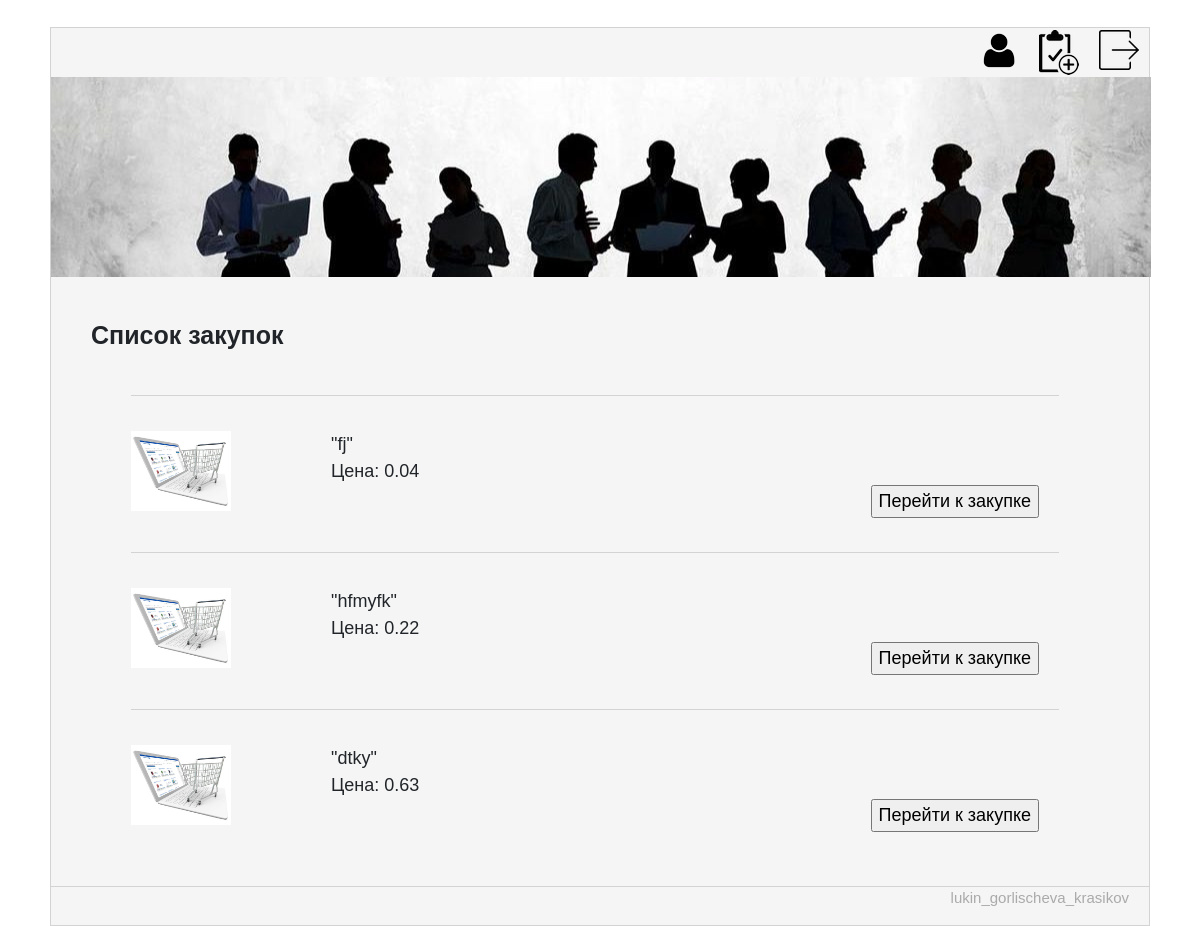
Before: /main/ with the older database file.
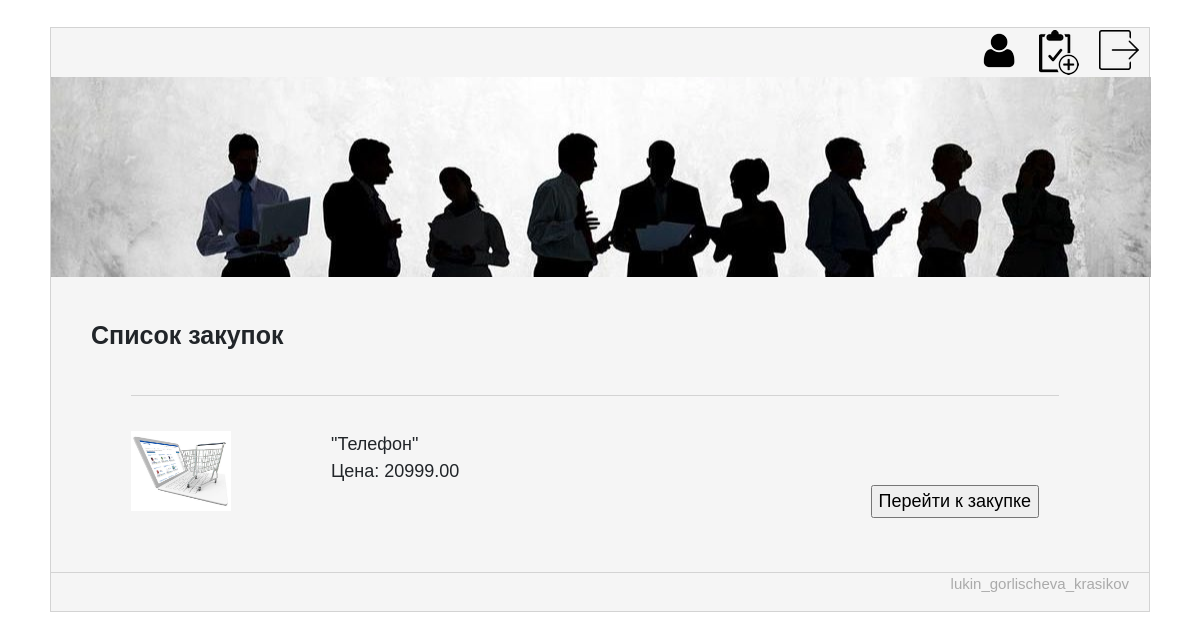
After: the same page with the newer database file.
### GroupBuyApp/models.py (models this page shows, shortened)
class Lot(models.Model):
    name = models.CharField(max_length=50)
    account = models.ForeignKey(Account, default=1, on_delete=models.CASCADE)
    price = models.DecimalField(max_digits=10, decimal_places=2)
    available = models.BooleanField(default=True)
    created = models.DateTimeField(auto_now_add=True)
    ended = models.DateTimeField(auto_now=True)
    minUsers = models.IntegerField(default=0)
    hasMax = models.BooleanField(default=False)
    maxUsers = models.IntegerField(default=1000000)
    usersJoin = models.IntegerField(default=0)
    description = models.CharField(max_length=256, default="")

### GroupBuyApp/views.py (the view)
# urls.py: url(r'^main/', views.lots_list),
def lots_list(request):
    lots = Lot.objects.all()
    return render(request, 'listBuy.html', {
        "lots": lots
    })

### GroupBuyApp/templates/listBuy.html (shortened to what this page needs)
﻿{% load staticfiles  %}
<html>
	<head>
        <link rel="stylesheet" href="https://maxcdn.bootstrapcdn.com/bootstrap/4.0.0-beta.2/css/bootstrap.min.css">
        <link rel="stylesheet" href="{% static 'css/style.css' %}">
	</head>
<body>
<div class="page">
	<header>
	<a href="/login.html"><img alt="" src="{% static 'images/out.png' %}"></a>
	<a href="/create.html"><img alt="" src="{% static 'images/new.png' %}"></a>
	<a href="/profile.html" class="prof"><img alt="" src="{% static 'images/prof.png' %}"></a>
	<div class="header-img-home"></div>
	</header>
	<div class="content-box">
		<div class="cont">Список закупок</div>
        {% for lot in lots %}
			<div class="lot">
                <div class="img-with-capt">
                    <img src="{% static 'images/buy.jpg' %}"/>
                </div>
                <div class="text-left">
                     "{{ lot.name }}" <br>
                    <a href="/lot?id={{lot.id}}"><input type="button" value="Перейти к закупке" class="buttonCreate go"></a>
                     Цена: {{ lot.price }} <br>
                </div>
				<br>
			</div>
        {% endfor %}
	</div>
	<footer class="site-footer">
		<div class="copyrights"><p>lukin_gorlischeva_krasikov</p></div>
	</footer>
</div>
</body>
</html>

### GroupBuyApp/static/css/style.css (style rules this page uses)
.page { background-color:#F5F5F5; width:1100px; margin-left:auto; margin-right:auto; border:1px solid #D3D3D3; }
a { margin: 2px 10px; float:right; }
.header-img-home { clear:both; width:1100px; height:200px; background: url("../images/home-bg.jpg") no-repeat center; }
footer, .down-block { clear: both; border-top:1px solid #D3D3D3; font-size:16px; padding:30px; }
.site-footer { padding:0px 20px; font-size:18px; color:#aaaaaa; }
.copyrights { padding:0px; margin: 0px; text-align:right; font-size:15px; }
.img-with-capt { width:200px; height:110px; margin-bottom:30px; position: relative; display: table; float:left; }
.img-with-capt img { width:100px; height:80px; }
.text-left { margin-left:50px; }
input { font-size:16px; }
.go { margin:0px; }
.buttonCreate { margin:25px 10px 25px 0; font-size:18px; }
.content-box { box-sizing: border-box; margin:40px 40px 60px 40px; }
.cont { font-size:25px; font-weight:bold; margin: 25px 0px; }
.lot { box-sizing: border-box; padding-top: 35px; border-top:1px solid #D3D3D3; margin:40px 50px 40px 40px; }

Changed rows visible on the page:
removed Lot: name "fj", price "0.04"
removed Lot: name "hfmyfk", price "0.22"
removed Lot: name "dtky", price "0.63"
added Lot: name "Телефон", price "20999.00"
